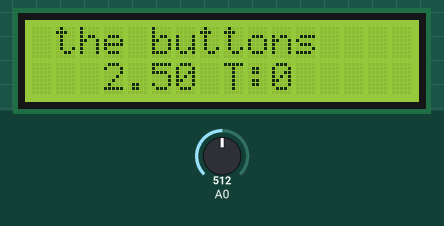
A sketch run on a simulated Arduino Uno, built with avr-gcc and run on an emulated ATmega328P. Parts: 16×2 character LCD. The inputs (shaded band) are chosen by the test bench; at power-on: A0 = 512.

Above: at 1.2 s.
1.3 s: A0 set to 464
At 1.73 s:
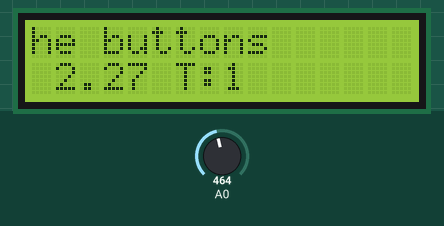
3.0 s: A0 set to 439
At 4.8 s:
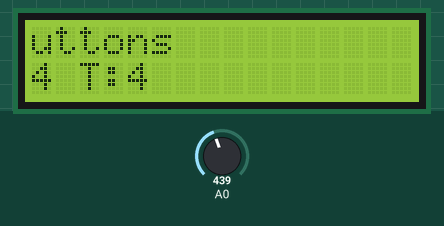
6.0 s: A0 set to 54
At 6.4 s:
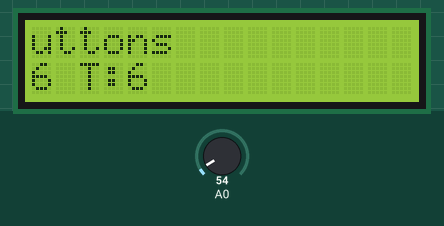
9.0 s: A0 set to 45
At 9.05 s:
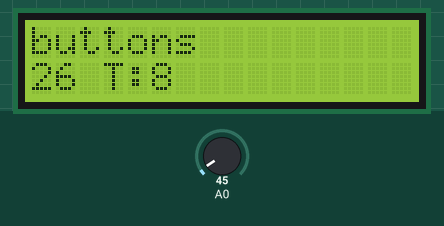
10.8 s: A0 set to 122
At 12.0 s:
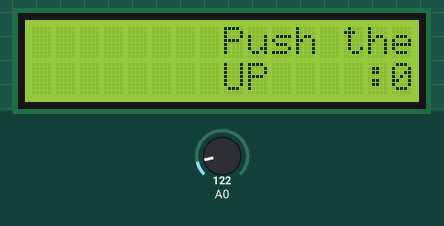
13.8 s: A0 set to 660
At 14.8 s:
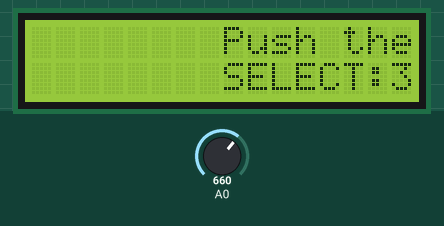
Timing chart, 0 to 16.8 s (numbered marks = the images above; inputs shaded):
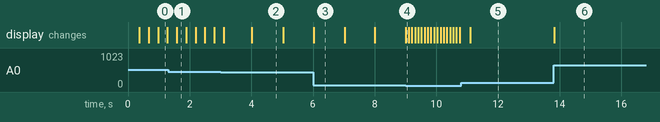

The sketch:

lcd_example.ino
```cpp
// LiquidCrystal - lcd library
#include <LiquidCrystal.h>

// select the pins used on the LCD panel
LiquidCrystal lcd(8, 9, 4, 5, 6, 7);

// define some values used by the panel and buttons
int lcd_key     = 0;
int adc_key_in  = 0;
#define btnRIGHT  0
#define btnUP     1
#define btnDOWN   2
#define btnLEFT   3
#define btnSELECT 4
#define btnNONE   5


//relay module
// int relayPin1 = 4;  //This is the Arduino Pin that will control Relay #1
// int relayPin2 = 6;  //This is the Arduino Pin that will control Relay #2

// read the buttons
int read_LCD_buttons()
{
  adc_key_in = analogRead(0);      // read the value from the sensor
  // my buttons when read are centered at these valies: 0, 144, 329, 504, 741
  // we add approx 50 to those values and check to see if we are close
  if (adc_key_in > 1000) return btnNONE; // We make this the 1st option for speed reasons since it will be the most likely result
  // For V1.1 us this threshold
  if (adc_key_in < 50)   return btnRIGHT;
  if (adc_key_in < 250)  return btnUP;
  if (adc_key_in < 450)  return btnDOWN;
  if (adc_key_in < 650)  return btnLEFT;
  if (adc_key_in < 850)  return btnSELECT;

  return btnNONE;  // when all others fail, return this...
}

void setup()
{
  lcd.begin(16, 2);
  lcd.setCursor(0,0);
  lcd.print("Push the buttons");
  /* for realy
  pinMode(relayPin1, OUTPUT);
  pinMode(relayPin2, OUTPUT);
  */
  }

double value_V;

void loop()
{
  // Relay module
  // put your main code here, to run repeatedly:
  /*digitalWrite(relayPin1, HIGH);
  delay(1000);
  digitalWrite(relayPin1, LOW);
  digitalWrite(relayPin2, HIGH);
  delay(1000);
  digitalWrite(relayPin2, LOW);
  delay(1000);
  */
   /* swich on/off display
     lcd.noDisplay();
     delay(500);
     lcd.display();
     delay(500);
    */

    // bit shift
    /*   for (int p_Counter = 0; p_Counter < 13; p_Counter++) {
      // scroll one position left:
        lcd.scrollDisplayLeft();
      // wait a bit:
        delay(300);
      }

      // scroll 29 positions (string length + display length) to the right
      // to move it offscreen right:
        for (int p_Counter = 0; p_Counter < 29; p_Counter++) {
      // scroll one position right:
         lcd.scrollDisplayRight();
      // wait a bit:
         delay(300);
      }
      // scroll 16 positions (display length + string length) to the left
      // to move it back to center:
      /*for (int p_Counter = 0; p_Counter < 16; p_Counter++) {
        // scroll one position left:
        lcd.scrollDisplayLeft();
        // wait a bit:
        delay(300);
      }*/

    // delay at the end of the full loop:
    // delay(1000);

 lcd.setCursor(5,1);            // move cursor to second line "1" and 9 spaces over
 value_V = analogRead(A0)*5.0/1024.0;
 lcd.print(String("V:")+value_V+String(" ")+String("T:")+millis()/1000); // display current voltage and seconds elapsed since power-up

 lcd.setCursor(0,1);            // move to the begining of the second line
 lcd_key = read_LCD_buttons();  // read the buttons

 switch (lcd_key)               // depending on which button was pushed, we perform an action
 {
   case btnRIGHT:
     {
     lcd.print("RIGHT ");
     for (int p_Counter = 0; p_Counter < 29; p_Counter++)
     {
      // scroll one position right:
      lcd.scrollDisplayRight();
      // wait a bit:
      delay(100);
      break;
     }
     break;
     }
   case btnLEFT:
     {
     lcd.print("LEFT   ");
     for (int p_Counter = 0; p_Counter < 13; p_Counter++)
     {
        // scroll one position left:
        lcd.scrollDisplayLeft();
        // wait a bit:
        delay(300);
        break;
     }
      break;
     }
   case btnUP:
     {
     lcd.print("UP    ");
     break;
     }
   case btnDOWN:
     {
     lcd.print("DOWN  ");
     break;
     }
   case btnSELECT:
     {
     lcd.print("SELECT");
     break;
     }
     case btnNONE:
     {
     lcd.print("NONE");
     break;
     }
 }

}
```

Measured:
- the behaviour switches between 450 and 449 on A0 (found by bisection; images 1 and 2)
- the behaviour switches between 50 and 49 on A0 (found by bisection; images 3 and 4)
- after the input at 3.0 s, the display: first changes after 0.10 s (image 2 shows a later state)
- after the input at 6.0 s, the display: changes at once (image 3)
- after the input at 9.0 s, the display: changes at once (image 4)
- after the input at 10.8 s, the display: changes after 0.30 s (image 5)
- after the input at 13.8 s, the display: changes at once (image 6)
